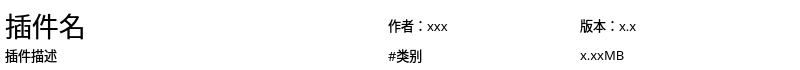
<?xml version="1.0" encoding="UTF-8"?>
<ui version="4.0">
 <class>PluginItem</class>
 <widget class="QWidget" name="PluginItem">
  <property name="geometry">
   <rect>
    <x>0</x>
    <y>0</y>
    <width>800</width>
    <height>60</height>
   </rect>
  </property>
  <property name="windowTitle">
   <string>Form</string>
  </property>
  <property name="styleSheet">
   <string notr="true">QWidget{
	border:none;
	background:transparent;
	color:rgb(0,0,0);
}
QToolButton:hover{
	border:none;
	border-radius:5px;
	background-color:rgb(250,250,250);
}</string>
  </property>
  <layout class="QHBoxLayout" name="horizontalLayout" stretch="1,12">
   <property name="spacing">
    <number>5</number>
   </property>
   <property name="leftMargin">
    <number>5</number>
   </property>
   <property name="topMargin">
    <number>5</number>
   </property>
   <property name="rightMargin">
    <number>5</number>
   </property>
   <property name="bottomMargin">
    <number>5</number>
   </property>
   <item>
    <widget class="QWidget" name="widget" native="true">
     <layout class="QGridLayout" name="gridLayout" rowstretch="3,1">
      <property name="leftMargin">
       <number>0</number>
      </property>
      <property name="topMargin">
       <number>0</number>
      </property>
      <property name="rightMargin">
       <number>0</number>
      </property>
      <property name="bottomMargin">
       <number>0</number>
      </property>
      <property name="spacing">
       <number>0</number>
      </property>
      <item row="0" column="2">
       <widget class="QLabel" name="authorLabel">
        <property name="font">
         <font>
          <family>楷体</family>
          <pointsize>10</pointsize>
         </font>
        </property>
        <property name="text">
         <string>作者：xxx</string>
        </property>
        <property name="alignment">
         <set>Qt::AlignLeading|Qt::AlignLeft|Qt::AlignVCenter</set>
        </property>
       </widget>
      </item>
      <item row="0" column="3">
       <widget class="QLabel" name="versionLabel">
        <property name="font">
         <font>
          <family>楷体</family>
          <pointsize>10</pointsize>
         </font>
        </property>
        <property name="text">
         <string>版本：x.x</string>
        </property>
       </widget>
      </item>
      <item row="1" column="0" colspan="2">
       <widget class="QLabel" name="descriptionLabel">
        <property name="font">
         <font>
          <family>楷体</family>
          <pointsize>10</pointsize>
         </font>
        </property>
        <property name="text">
         <string>插件描述</string>
        </property>
        <property name="alignment">
         <set>Qt::AlignLeading|Qt::AlignLeft|Qt::AlignVCenter</set>
        </property>
       </widget>
      </item>
      <item row="0" column="0" colspan="2">
       <widget class="QLabel" name="nameLabel">
        <property name="font">
         <font>
          <family>楷体</family>
          <pointsize>20</pointsize>
         </font>
        </property>
        <property name="text">
         <string>插件名</string>
        </property>
        <property name="alignment">
         <set>Qt::AlignLeading|Qt::AlignLeft|Qt::AlignVCenter</set>
        </property>
       </widget>
      </item>
      <item row="1" column="2">
       <widget class="QLabel" name="typeLabel">
        <property name="font">
         <font>
          <family>楷体</family>
          <pointsize>10</pointsize>
         </font>
        </property>
        <property name="text">
         <string>#类别</string>
        </property>
        <property name="alignment">
         <set>Qt::AlignLeading|Qt::AlignLeft|Qt::AlignVCenter</set>
        </property>
       </widget>
      </item>
      <item row="1" column="3">
       <widget class="QLabel" name="sizeLabel">
        <property name="font">
         <font>
          <family>楷体</family>
          <pointsize>10</pointsize>
         </font>
        </property>
        <property name="text">
         <string>x.xxMB</string>
        </property>
       </widget>
      </item>
     </layout>
    </widget>
   </item>
   <item>
    <widget class="QToolButton" name="downloadButton">
     <property name="text">
      <string/>
     </property>
     <property name="icon">
      <iconset resource="res.qrc">
       <normaloff>:/resource/download.png</normaloff>:/resource/download.png</iconset>
     </property>
     <property name="autoRaise">
      <bool>true</bool>
     </property>
    </widget>
   </item>
  </layout>
 </widget>
 <resources>
  <include location="res.qrc"/>
 </resources>
 <connections/>
</ui>
